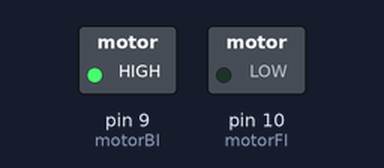
This sketch was run on a simulated Arduino Uno, built with avr-gcc and run on an emulated ATmega328P. On the bench: switched loads named in the sketch (green lamp = pin HIGH).

Above: at 0.1 s.
At 5.1 s:
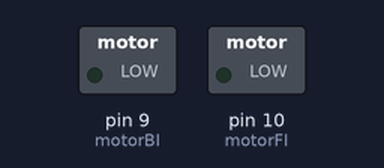
Timing chart, 0 to 6.6 s (numbered marks = the images above):
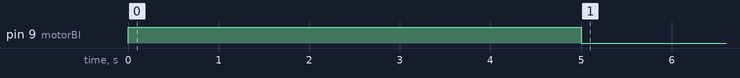

The sketch:

25-pump.ino
```cpp
/*
  This code controls a water pump using a TA6586 chip with an Arduino Uno R4.
  It turns on the pump for 5 seconds and then turns it off.

  Board: Arduino Uno R4
  Component: Water pump and TA6586 chip
*/

// Define the control pins for the TA6586 chip
const int motorBI = 9;  // Backward Input pin
const int motorFI = 10; // Forward Input pin

void setup() {
  // Configure the motor control pins as output
  pinMode(motorBI, OUTPUT);
  pinMode(motorFI, OUTPUT);

  // Turn on the water pump by setting the control pins
  digitalWrite(motorBI, HIGH);
  digitalWrite(motorFI, LOW);

  // Keep the pump on for 5 seconds
  delay(5000);

  // Turn off the water pump
  digitalWrite(motorFI, LOW);
  digitalWrite(motorBI, LOW);  // This line was missing in the original code to fully turn off the pump
}

void loop() {
  // Empty loop, no operation is done here
}
```
